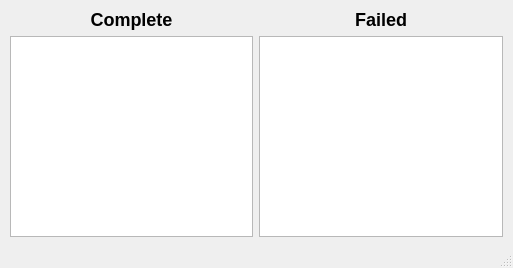
<?xml version="1.0" encoding="UTF-8"?>
<ui version="4.0">
 <class>ResultPage</class>
 <widget class="QMainWindow" name="ResultPage">
  <property name="geometry">
   <rect>
    <x>0</x>
    <y>0</y>
    <width>513</width>
    <height>268</height>
   </rect>
  </property>
  <property name="windowTitle">
   <string>MainWindow</string>
  </property>
  <widget class="QWidget" name="centralwidget">
   <layout class="QVBoxLayout" name="verticalLayout_3">
    <item>
     <layout class="QHBoxLayout" name="horizontalLayout">
      <item>
       <spacer name="horizontalSpacer">
        <property name="orientation">
         <enum>Qt::Orientation::Horizontal</enum>
        </property>
        <property name="sizeHint" stdset="0">
         <size>
          <width>13</width>
          <height>14</height>
         </size>
        </property>
       </spacer>
      </item>
      <item>
       <layout class="QVBoxLayout" name="verticalLayout">
        <item>
         <widget class="QLabel" name="label">
          <property name="text">
           <string>&lt;html&gt;&lt;head/&gt;&lt;body&gt;&lt;h2 align=&quot;center&quot; style=&quot; margin-top:18px; margin-bottom:12px; margin-left:0px; margin-right:0px; -qt-block-indent:0; text-indent:0px;&quot;&gt;&lt;span style=&quot; font-size:11pt; font-weight:700;&quot;&gt;        Complete&lt;/span&gt;&lt;/h2&gt;&lt;/body&gt;&lt;/html&gt;</string>
          </property>
         </widget>
        </item>
        <item>
         <widget class="QListView" name="listView_complete"/>
        </item>
       </layout>
      </item>
      <item>
       <layout class="QVBoxLayout" name="verticalLayout_2">
        <item>
         <widget class="QLabel" name="label_2">
          <property name="text">
           <string>&lt;html&gt;&lt;head/&gt;&lt;body&gt;&lt;h2 align=&quot;center&quot; style=&quot; margin-top:16px; margin-bottom:12px; margin-left:0px; margin-right:0px; -qt-block-indent:0; text-indent:0px;&quot;&gt;&lt;span style=&quot; font-size:x-large; font-weight:700;&quot;&gt;Failed&lt;/span&gt;&lt;/h2&gt;&lt;/body&gt;&lt;/html&gt;</string>
          </property>
         </widget>
        </item>
        <item>
         <widget class="QListView" name="listView_not_complete"/>
        </item>
       </layout>
      </item>
      <item>
       <spacer name="horizontalSpacer_2">
        <property name="orientation">
         <enum>Qt::Orientation::Horizontal</enum>
        </property>
        <property name="sizeHint" stdset="0">
         <size>
          <width>13</width>
          <height>14</height>
         </size>
        </property>
       </spacer>
      </item>
     </layout>
    </item>
   </layout>
  </widget>
  <widget class="QMenuBar" name="menubar">
   <property name="geometry">
    <rect>
     <x>0</x>
     <y>0</y>
     <width>513</width>
     <height>21</height>
    </rect>
   </property>
  </widget>
  <widget class="QStatusBar" name="statusbar"/>
 </widget>
 <resources/>
 <connections/>
</ui>
